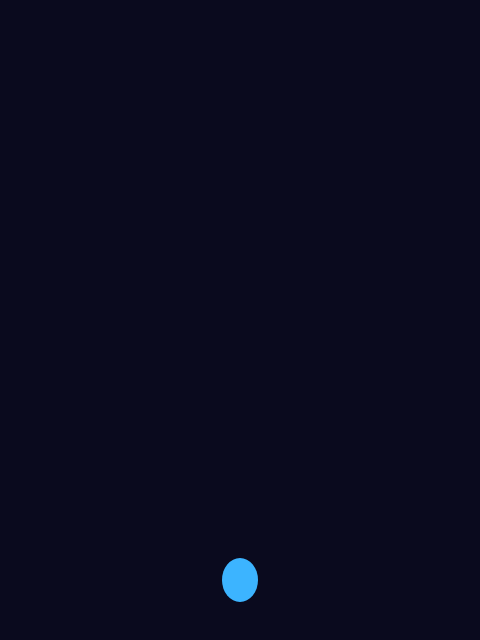
Frame 1 (no input)
Frame 60 (no input): identical to frame 1, image omitted
Frame 120 (the mouse pressed at the canvas centre since frame 60): identical to frame 1, image omitted

The p5.js sketch that drew this single still picture (run headless with seeded random() and noise() and a simulated clock; from frame 60 on, the mouse is pressed at the canvas centre):

// p5.js sketch
// ── sketch.js
// =====================
// Code & Shoot
// 第5回: 画面の端で止まろう
// =====================

// === プレイヤー ===
let x = 240;
let y = 580;

function setup() {
  createCanvas(480, 640);
}

function draw() {
  background(10, 10, 30);

  // --- プレイヤー操作（端チェックつき） ---
  if (keyIsDown(LEFT_ARROW)) {
    if (x > 20) {
      x = x - 4;
    }
  }
  if (keyIsDown(RIGHT_ARROW)) {
    if (x < 460) {
      x = x + 4;
    }
  }
  if (keyIsDown(UP_ARROW)) {
    if (y > 20) {
      y = y - 4;
    }
  }
  if (keyIsDown(DOWN_ARROW)) {
    if (y < 620) {
      y = y + 4;
    }
  }

  // --- 描画: プレイヤー ---
  fill(60, 180, 255);
  noStroke();
  ellipse(x, y, 36, 44);
}
